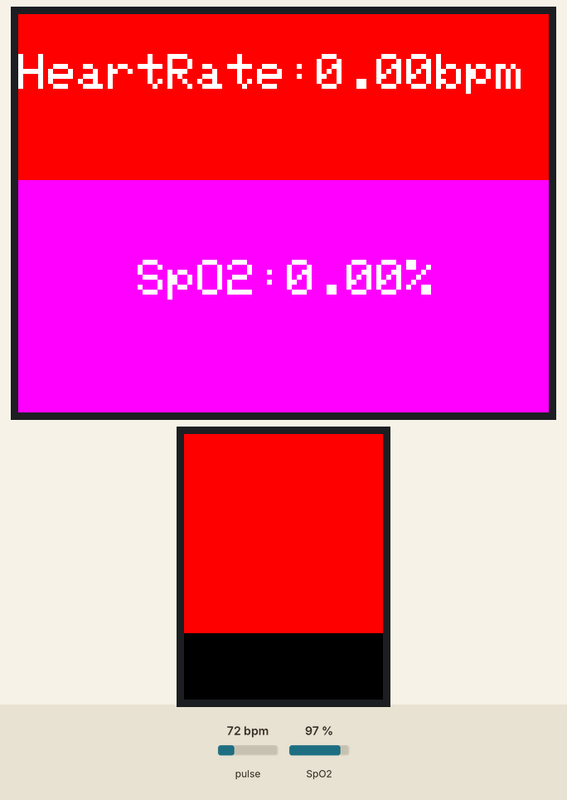
This sketch was run on a simulated ESP32. On the bench: 320×240 colour display, 240×320 colour display. The test bench sets the inputs (shaded band); at power-on: pulse 72 bpm, SpO2 97 %. What the sketch prints to the serial monitor is not drawn.

Above: at 1.9 s.
2.0 s: pulse set to 42 bpm
At 4.8 s:
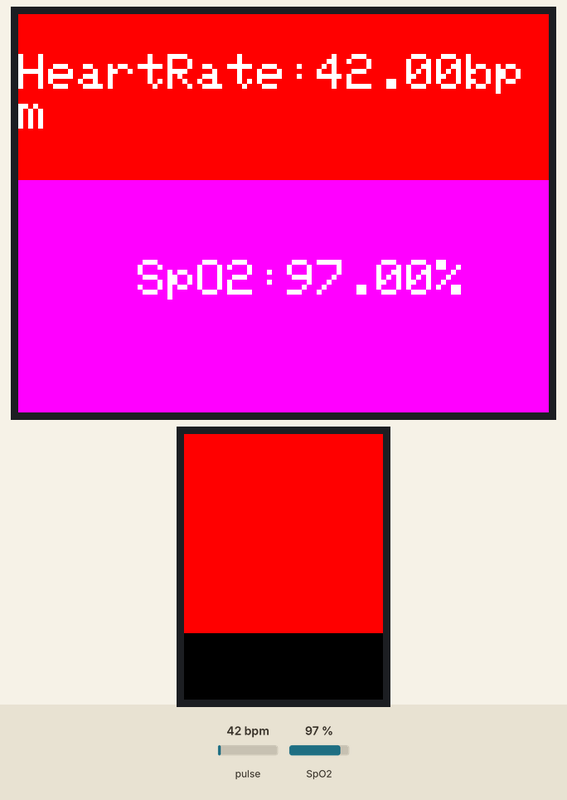
5.0 s: SpO2 set to 80 %
At 6.2 s:
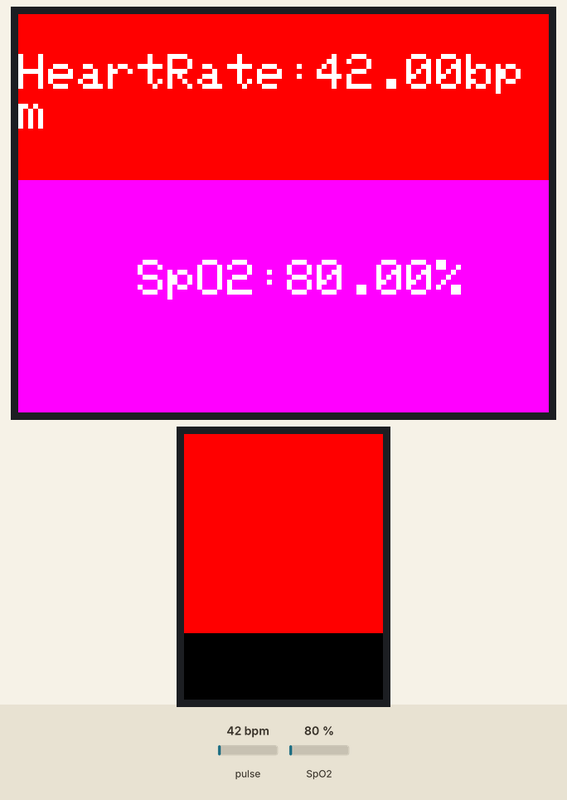
8.0 s: pulse set to 70 bpm
At 10.0 s:
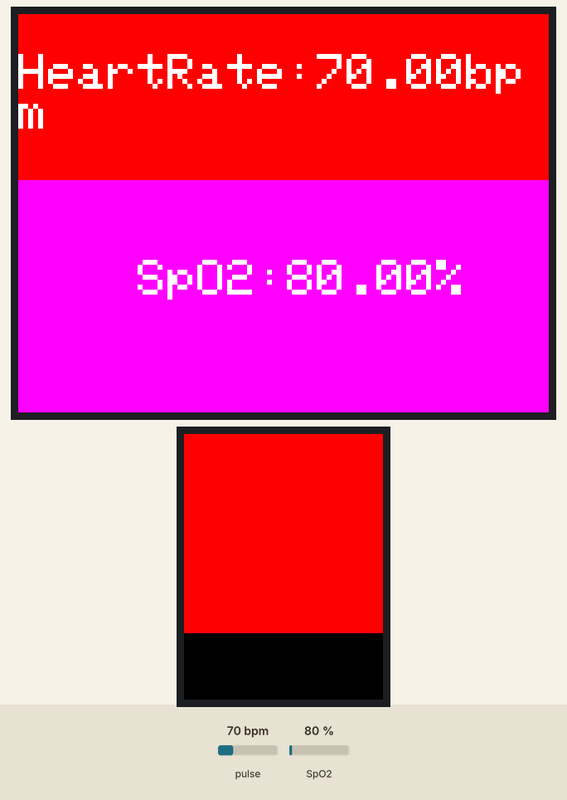
10.8 s: SpO2 set to 85 %
At 12.6 s:
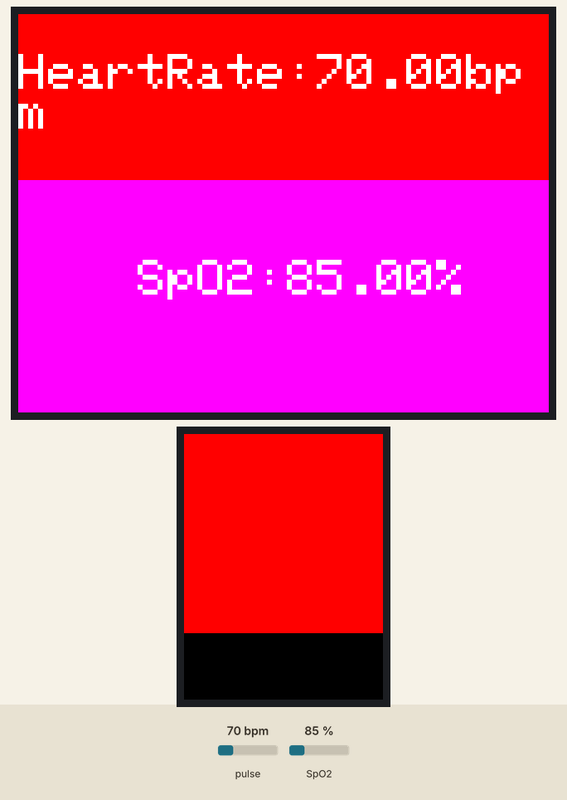
Timing chart, 0 to 14.1 s (numbered marks = the images above; inputs shaded):
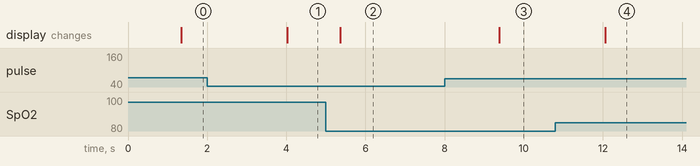

Measured:
- after the input at 2.0 s, the display: changes after 2.0 s (image 1)
- after the input at 5.0 s, the display: changes after 0.36 s (image 2)
- after the input at 8.0 s, the display: changes after 1.4 s (image 3)
- after the input at 10.8 s, the display: changes after 1.3 s (image 4)

The sketch:

draft_TermProject.ino
```cpp
#include <M5Core2.h>
#include <Wire.h>
#include "MAX30100_PulseOximeter.h"
#define REPORTING_PERIOD_MS 1000

TFT_eSPI tft=TFT_eSPI();
PulseOximeter pox;
uint32_t tsLastReport = 0;
float heartrate,oxygenrate;

void onBeatDetected()
{
//This message will be printed on the serial monitor when the beat is detected
Serial.println("Beat!");
}

void readvalues()
{
  heartrate = pox.getHeartRate();  //Reading heartrate values from the sensor
  oxygenrate = pox.getSpO2();// Reading the the oxygen saturation values from the sensor

}

void displayvalues()
{
 //The information is printed on the serial monitor
  Serial.print("Heart rate:");
  Serial.print(pox.getHeartRate());
  Serial.print("bpm / SpO2:");
  Serial.print(pox.getSpO2());
  Serial.println("%");

  //printing on the m5
    M5.Lcd.clear();
    M5.Lcd.setCursor(0,0);
    tft.fillScreen(TFT_BLACK);
    tft.fillRect(0,0,340,240,TFT_RED);
    M5.Lcd.fillRect(0, 0, 340, 240, RED);
    M5.Lcd.print("\nHeartRate:");
    M5.Lcd.print(heartrate);
    M5.Lcd.println("bpm");
    M5.Lcd.setCursor(0,100);

   M5.Lcd.fillRect(0, 100, 340, 240, PINK);
    M5.Lcd.print("\n\n    SpO2:");
    M5.Lcd.print(oxygenrate);
    M5.Lcd.println("%");
 }

void setup()
{
    M5.begin(); // Turning on the M5 Stack device
    // Setting up how the screen and font size when the infromarion is displayed
    M5.Lcd.setTextSize(3);
    M5.Lcd.clear(BLACK);
    M5.Lcd.setTextColor(WHITE);
    M5.Lcd.fillScreen(RED);
    M5.Lcd.setCursor(0, 50);
    //Initial setup of the serial monitor and plotter
    Serial.begin(115200);
    Serial.print("Initializing pulse oximeter..");
    // Initialize sensor
    if (!pox.begin()) {
    // If sensor was not found, print the message below
    Serial.println("SENSOR NOT DETECTED!!!!!");
    M5.Lcd.println("Press Button A to learn about our procuct");
    M5.Lcd.println("Press Button B to read values");
    while(true);
    }
    else {
    // If sensor was not found, print the message
    Serial.println("SENSOR WAS DETECTED!!");
    }
    //LED Configuration
    pox.setIRLedCurrent(MAX30100_LED_CURR_7_6MA);
    pox.setOnBeatDetectedCallback(onBeatDetected);
}

void vibrate()
{
  if (heartrate >70||oxygenrate>110)
   {
      M5.Axp.SetLDOEnable(3, true);  // Open the vibration.
      delay(100);
      M5.Axp.SetLDOEnable(3, false);
    delay(100);
   M5.Spk.DingDong();  // Play the DingDong sound.
   }
  }
void loop()
{
//We will update both the sensor and M5Stack for evrytime we need to take a new pulse isdeteected
  pox.update();
  M5.update();
  //reading the heartrate and oxygen rate values
  readvalues();

  if (millis() - tsLastReport > REPORTING_PERIOD_MS)
  {
  //displaying the values
  displayvalues();
  //vibrate
  vibrate();
  tsLastReport = millis();
  }
}
```
